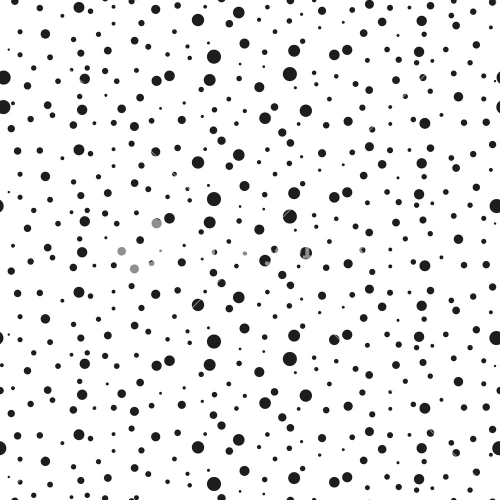
#> input picture dots.jpg, 1000 x 1000 px, given in place of 1.jpg, which was not available (shown at 1/2 size)
$ python get_displacement_block_matching.py
#> lines starting #> are read from the running program, lines starting #| are printed output that depends on the picture; after the words box and inside, x2 and y2 are one past the last pixel; in counts of white or black regions, pixels touching at a corner belong together; long printed decimals are rounded; pictures that were not available may be replaced by others from this repository, and a replacement may not be noted
### python_hierachy_block_matching/block_matching.py
''' Block matching to the neighboring pixels'''

import cv2 as cv
import numpy as np
import pdb
import glob
from skimage.feature import peak_local_max
import matplotlib.pyplot as plt

from hog import hog_match
import sys
sys.path.append("..")

from python_local_maxima_block_matching.remove_outlier import remove_outlier
from python_local_maxima_block_matching.pt_matching import priv_draw_displacement, helper_get_color

## Global variables
path16 = '../images/downsamplePlot/down_by_16/'
files16 = glob.glob(path16+"*.jpg")
files16 = sorted(files16)
path8 = '../images/downsamplePlot/down_by_8/'
files8 = glob.glob(path8+"*.jpg")
files8 = sorted(files8)
path4 = '../images/downsamplePlot/down_by_4/'
files4 = glob.glob(path4+"*.jpg")
files4 = sorted(files4)
path2 = '../images/downsamplePlot/down_by_2/'
files2 = glob.glob(path2+"*.jpg")
files2 = sorted(files2)
ori_path = '../images/original/'
ori_files = glob.glob(ori_path+"*.jpg")
ori_files = sorted(ori_files)


# [255 lines left out: functions block_matching_cv, block_match, find_match, find_match_hierarchy, plot_match, not called in this run]


# [56 lines of commented-out code are left out]

### get_displacement_block_matching.py
import cv2 as cv
from python_hierachy_block_matching.block_matching import block_match
from python_hierachy_block_matching.trace_trajectory import find_match
import pdb
import glob
import matplotlib.pyplot as plt
import numpy as np
from skimage.feature import peak_local_max

################################################################################
## Global variables
################################################################################
# ori_path = 'images/original/'
ori_path = '/Users/zixiliu/my_git_repos/my_howe_lab/Echos/Zeo file/IM_1637_copy_jpg/'
# ori_path = '/Users/zixiliu/my_git_repos/my_howe_lab/Echos/Zeo file/images/'
# ori_path = 'images/simulated/'
# save_img_path = 'images/block_matching/displacement/'
save_img_path = ori_path+'tracking/'

# save_path = 'images/block_matching/'
save_path = save_img_path

# ori_path='validation_simulation/'
# ori_path = '/Users/zixiliu/my_git_repos/2d_speckle_tracking_icebot/images/warped/'
# the_ori_path = '/Users/zixiliu/my_git_repos/2d_speckle_tracking_icebot/images/original/'
the_ori_path = ori_path
# the_ori_path = '/Users/zixiliu/my_git_repos/2d_speckle_tracking_icebot/images/simulated/'
# save_img_path = ori_path + 'displacement/'
# save_path = ori_path

ori_files = glob.glob(ori_path+"*.jpg")
ori_files = sorted(ori_files)
with_warp = False
blur_window_size = 9
border = 20
to_remove_outlier= True
plot_center_pt = False

# [8 lines of commented-out code are left out]
starting_img_num = 1
ending_img_num = 34


dense_track_grid = False

if with_warp:
    warp_x = np.load('python_hierachy_block_matching/warpx.npy')
    warp_y = np.load('python_hierachy_block_matching/warpy.npy')

use_groundtruth = False
if use_groundtruth:

    ice_path = '/Users/zixiliu/my_git_repos/ICE_segmentation/'
    groundtruth_path = '/Users/zixiliu/my_git_repos/ICE_segmentation/groundtruth/'
    endo = np.load(ice_path+'endo_pts.npy') # (nframe, npoints, (x,y))
    epi = np.load(ice_path+'epi_pts.npy') # (nframe, npoints, (x,y))
    nframe, endo_npoints, _ = endo.shape
    _, epi_npoints, _ = epi.shape

    endo_epi = np.zeros((nframe, endo_npoints+epi_npoints, 2))
    endo_epi[:,0:endo_npoints,:] = endo
    endo_epi[:,endo_npoints::,:] = epi
    # endo_epi = endo

    nframe, npoints, _ = endo_epi.shape
    the_ori_files = glob.glob(ice_path+"original/*.jpg")
    the_ori_files = sorted(the_ori_files)
    groundtruth_files = glob.glob(groundtruth_path+"*.jpg")
    groundtruth_files = sorted(groundtruth_files)


################################################################################
## helper functions
################################################################################
''' Calculate the normalized residual by neighbor points' displacement velocity.
    Helper function for outlier removal. '''
def helper_get_normalized_residual(x,y, v_x, v_y, neighbors, velocity):
    if len(neighbors)> 1:
        dxy = []
        vel_x = []
        vel_y = []
        for i,pt in enumerate(neighbors):
            neighbor_x, neighbor_y = pt[0], pt[1]
            dxy=np.sqrt((x-neighbor_x)**2 + (y-neighbor_y)**2)
            vel_x.append(velocity[i][0])
            vel_y.append(velocity[i][1])
        median_d = np.median(np.array(dxy))
        epi = (-median_d+ np.sqrt(median_d**2+0.4))/2
        norm_median_x = np.median(vel_x/(dxy+epi))
        norm_median_y = np.median(vel_y/(dxy+epi))
        r_x = abs(v_x/(median_d + epi) - norm_median_x) / ( np.median(np.abs(vel_x/(dxy+epi) - norm_median_x)) + epi)
        r_y = abs(v_y/(median_d + epi) - norm_median_y) / ( np.median(np.abs(vel_y/(dxy+epi)- norm_median_y)) + epi)
        r = np.sqrt(r_x**2 + r_y**2)
    else:
        return 0
    return r

'''Given (x, y), find match in previous frame.'''
def helper_find_match_gaussian_blur(prev_gray, next_gray, x, y, half_template_size, half_source_size, method):
    global blur_window_size
    ## Gaussian Blur
    prev_gaussian = cv.GaussianBlur(prev_gray,(blur_window_size,blur_window_size),0)
    next_gaussian = cv.GaussianBlur(next_gray,(blur_window_size,blur_window_size),0)
    ## Define template by boundary points
    template_yy_ul, template_yy_lr = max(0,y-half_template_size), min(prev_gray.shape[0],y+half_template_size+1)
    template_xx_ul, template_xx_lr = max(0,x-half_template_size), min(prev_gray.shape[1],x+half_template_size+1)
    template = prev_gaussian[template_yy_ul:template_yy_lr, template_xx_ul:template_xx_lr]
    ## define source around the previous match
    yy_ul, yy_lr = y-half_source_size, y+half_source_size+1
    xx_ul, xx_lr =  x-half_source_size, x+half_source_size+1
    if yy_ul < 0:
        yy_ul = 0
    if xx_ul < 0:
        xx_ul = 0
    if yy_lr > prev_gray.shape[0]-1:
        yy_lr = prev_gray.shape[0]-1
    if xx_lr > prev_gray.shape[1]-1:
        xx_lr = prev_gray.shape[1]-1
    source = next_gaussian[yy_ul:yy_lr, xx_ul:xx_lr]
    ## Block match
    (next_match_x, next_match_y) = block_match(source, template, method, half_template_size, \
                                    yy_ul, yy_lr, xx_ul, xx_lr, x,y,\
                                    template_yy_ul, template_yy_lr, template_xx_ul, template_xx_lr)
    if next_match_x == -1:
        (next_match_x, next_match_y) = x, y
    if next_match_x == np.Inf:
        # print("no match!")
        return np.Inf, np.Inf
    return next_match_x, next_match_y

''' Define the points to track by pixels with high intensity in the downsampled initial frame.
    NOTE: contains magic numbers that encodes the downsample ratio that must be changed accordingly.'''
def helper_get_tracking_points(f):
    global with_warp, border

    # [74 lines of commented-out code are left out]
    ice_path = '/Users/zixiliu/my_git_repos/ICE_segmentation/'
    # [6 lines of commented-out code are left out]
    coordinates = [[334, 279], [357, 393], [408, 473], [498, 493], [547, 414], [546, 310], [517, 201]]

    neighbors = {}

    # coordinates = []
    # coordinates.append([70, 90])
    # neighbors = {}
    print("Finished getting coordinates.")
    # pdb.set_trace()
    return coordinates, neighbors

################################################################################
## Global functions
################################################################################
def gaussian_blur_bm(make_plots = False, half_template_size = 16, half_source_size = 23):
#> called with make_plots = True, half_template_size = 30, half_source_size = 38
    global with_warp, blur_window_size, border
    xys, neighbors = helper_get_tracking_points(ori_path + str(starting_img_num) + '.jpg')
    method = cv.TM_CCORR_NORMED#cv.TM_CCOEFF_NORMED #cv.TM_CCORR_NORMED

    num_pts = len(xys)
    for i, xy in enumerate(xys):
        x, y = xy[0], xy[1]
        # x, y = x*640/1200, y*640/1200
        xys[i] = [x, y]

    num_frames = ending_img_num - starting_img_num + 1
    xy_list = np.zeros((len(xys), num_frames, 2))
    xy_list[:,0,:] = xys
    center_pt = np.zeros((num_frames, 2))
    # pdb.set_trace()

    for ii, i in enumerate(range(starting_img_num,ending_img_num)):
        # [4 lines of commented-out code are left out]
        f1 = str(i)+'.jpg'
        f2 = str(i+1)+'.jpg'
        print('----\n'+f2)


        ori_file = ori_path + f2
        ori_prev = the_ori_path + f1

        prev_img = cv.imread(ori_prev)
#> prev_img is the input picture: shape (1000, 1000, 3); mean B, G, R 236.7, 236.8, 236.8
        prev_gray = cv.cvtColor(prev_img,cv.COLOR_BGR2GRAY)
        next_img = cv.imread(ori_file)
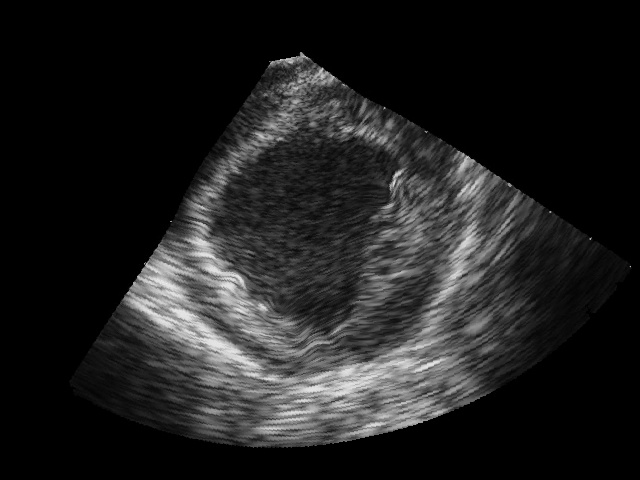
#> input picture images/warped/4067.jpg, 640 x 480 px, given in place of 2.jpg, which was not available
#> next_img is the input picture: shape (480, 640, 3); min 0, max 239, mean 32.1
        next_gray = cv.cvtColor(next_img,cv.COLOR_BGR2GRAY)

        if with_warp:
            prev_gray = cv.remap(prev_gray, warp_x, warp_y, cv.INTER_LINEAR)
            next_gray = cv.remap(next_gray, warp_x, warp_y, cv.INTER_LINEAR)

            prev_gray = cv.copyMakeBorder(prev_gray, border, border, border, border, cv.BORDER_CONSTANT)
            prev_img = cv.cvtColor(prev_gray,cv.COLOR_GRAY2RGB)

            next_gray = cv.copyMakeBorder(next_gray, border, border, border, border, cv.BORDER_CONSTANT)
            next_img = cv.cvtColor(next_gray,cv.COLOR_GRAY2RGB)

        if (with_warp==True) & (make_plots==True):
            plt.figure(figsize=(21, 12))
            plt.subplot(131)
            plt.imshow(next_img)
            plt.subplot(132)
            next_gaussian = cv.GaussianBlur(next_gray,(blur_window_size,blur_window_size),0)
            plt.imshow(next_gaussian, cmap='gray')
        elif make_plots:
            plt.figure(figsize=(15,15))

        ## Find match
        for j in range(num_pts):
            if dense_track_grid:
                x, y = int(xy_list[j, 0, 0]), int(xy_list[j, 0, 1])
            else:
                x, y = int(xy_list[j, ii, 0]), int(xy_list[j, ii, 1])
                # x, y = int(xy_list[j, 0, 0]), int(xy_list[j, 0, 1])
            # x, y = int(endo[ii,j,0]), int(endo[ii,j,1])
            # pdb.set_trace()
            next_match_x, next_match_y = helper_find_match_gaussian_blur(prev_gray, next_gray, x, y, half_template_size, half_source_size, method)

            if next_match_x == np.Inf:
                # print("TODO: handle no match cases")
                next_match_x, next_match_y = x, y

            # x, y = next_match_x, next_match_y
            # xy_list[j,ii+1,:] = [x, y]
            xy_list[j,ii+1,:] = [next_match_x, next_match_y]
#> this loop made 7 passes
#> (y, x) on passes 1 to 2: (2, 1), (12, 16)
#| 0.1131
#| 0.8909
#| 0.8891
#> pass 1, in helper_find_match_gaussian_blur, `prev_gaussian = cv.GaussianBlur(prev_gray,(blur_window_size,blur_windo..`:
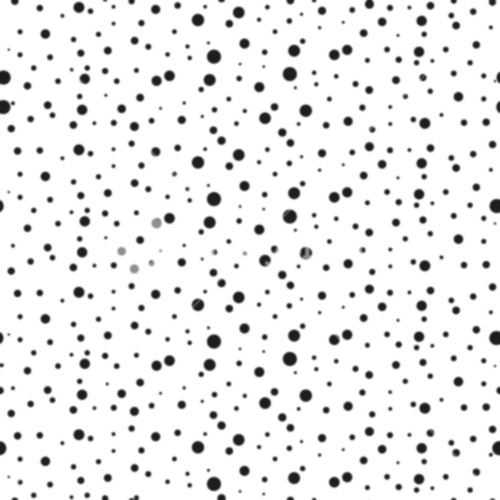
#> prev_gaussian: shape (1000, 1000) (shown at 1/2 size); min 29, max 255, mean 236.8
#> pass 1, in helper_find_match_gaussian_blur, `template = prev_gaussian[template_yy_ul:template_yy_lr, template_xx_ul..`:
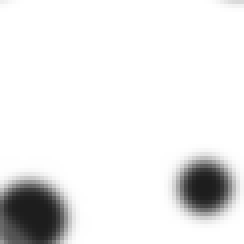
#> template: shape (61, 61) (shown 4 times larger); min 29, max 255, mean 233.9
#> pass 1, in helper_find_match_gaussian_blur, `source = next_gaussian[yy_ul:yy_lr, xx_ul:xx_lr]`:
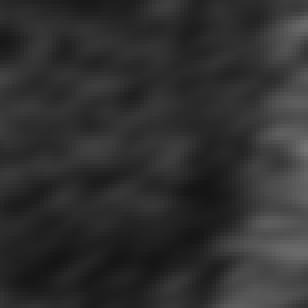
#> source: shape (77, 77) (shown 4 times larger); min 21, max 115, mean 47.5


        ## Warpped example
        if use_groundtruth:
            groundtruth_img = cv.imread(groundtruth_files[ii+1])
        # groundtruth_img2 = groundtruth_img.copy()
        ## END warpped example

        if ii == 0:
            for j in range(num_pts):
                x, y = xy_list[j,0,0], xy_list[j,0,1]
                cv.circle(prev_img, (int(x), int(y)), 4, (255, 0, 0))
#> this loop made 7 passes
#> (x, y) on passes 1 to 7: (334, 279), (357, 393), (408, 473), (498, 493), (547, 414), (546, 310), (517, 201)
#> prev_img: shape (1000, 1000, 3); 0.01% of pixels changed, all inside (x1, y1, x2, y2) = (330, 197, 552, 498)
            plt.imsave(save_img_path+f1, prev_img)

        for j in range(num_pts):
            ## Smooth outlier
            outlier = False
            x, y = xy_list[j,ii+1,0], xy_list[j,ii+1,1]
            if to_remove_outlier:
                v_x, v_y = (xy_list[j,ii+1,0]-xy_list[j,ii,0])/40., \
                            (xy_list[j,ii+1,1]-xy_list[j,ii,1])/40.
                try:
                    neighbor_idxs = neighbors[j]
                    if len(neighbor_idxs) > 0:

                        neighbor_xys = []
                        neighbor_vel = []
                        for idx in neighbor_idxs:
                            neighbor_xys.append(xy_list[idx,ii+1,:])
                            neighbor_vel.append((xy_list[idx,ii+1,:] - xy_list[idx,ii,:])/40.)
                        # if (ii == 3) & (xy_list[j,ii+1,0] > 30) & (xy_list[j,ii+1,1] > 30):
                        #     pdb.set_trace()

                        r = helper_get_normalized_residual(x,y, v_x, v_y, neighbor_xys, neighbor_vel)
                        if r > 1.5: # outlier!
                            if make_plots:
                                cv.circle(next_img, (int(x), int(y)), 3, (0, 255, 255))

                            vxy = np.array(neighbor_vel).mean(axis=0)
                            xy_list[j,ii+1,:] = vxy*40. + xy_list[j,ii,:]
                            x, y = xy_list[j,ii+1,0], xy_list[j,ii+1,1]
                            # x, y = xy[0], xy[1]
                            # xy_list[j,ii+1,:] = [x, y]
                            # print('outlier!')
                            # print(j, [x,y])

                            outlier=True
                except KeyError:
                    pass
            # # Plot
            # first_x, first_y = xy_list[j, 0, 0], xy_list[j, 0, 1]
            # cv.circle(next_img, (int(first_x), int(first_y)), 3, (0, 255, 0))
            if make_plots:
                # prev_x, prev_y = int(endo_epi[ii,j,0]), int(endo_epi[ii,j,1]) #
                if dense_track_grid:
                    prev_x, prev_y = int(xy_list[j, 0, 0]), int(xy_list[j, 0, 1])
                    # print([x,y])
                else:
                    prev_x, prev_y = int(xy_list[j, ii, 0]), int(xy_list[j, ii, 1])
                    # prev_x, prev_y = int(xy_list[j, 0, 0]), int(xy_list[j, 0, 1])

                cv.circle(prev_img, (int(prev_x), int(prev_y)), 3, (0, 255, 0))
                try:
                    cv.arrowedLine(next_img, (int(prev_x), int(prev_y)), (int(x), int(y)), (255,255,0), 1, tipLength=0.3)
                except:
                    print(x, y)
                    pdb.set_trace()
                if use_groundtruth:
                    cv.arrowedLine(groundtruth_img, (int(prev_x), int(prev_y)), (int(x), int(y)), (255,0,0), 2, tipLength=0.3)
                    cv.circle(groundtruth_img, (int(endo_epi[ii+1,j,0]), int(endo_epi[ii+1,j,1])), 1, (0, 255, 0))
                    cv.arrowedLine(next_img, (int(endo_epi[ii,j,0]), int(endo_epi[ii,j,1])), (int(endo_epi[ii+1,j,0]), int(endo_epi[ii+1,j,1])), (0,255,0), 2, tipLength=0.3)
                    # cv.arrowedLine(groundtruth_img, (int(endo_epi[ii,j,0]), int(endo_epi[ii,j,1])), (int(endo_epi[ii+1,j,0]), int(endo_epi[ii+1,j,1])), (0,255,0), 1, tipLength=0.3)

                if outlier==True:
                    cv.circle(next_img, (int(x), int(y)), 2, (0, 255, 0))
                    cv.arrowedLine(next_img, (int(prev_x), int(prev_y)), (int(x), int(y)), (0,255,0), 1, tipLength=0.3)
                else:
                    cv.circle(next_img, (int(x), int(y)), 4, (255, 0, 0))
                    # cv.circle(next_img, (prev_x, prev_y), 3, (255, 0, 0))
                    # if (abs(x-prev_x) != 0) or (abs(y-prev_y) != 0):
                    #     cv.circle(next_img, (int(x), int(y)), 3, (0, 255, 0))
                    if use_groundtruth:
                        cv.circle(groundtruth_img, (int(x), int(y)), 3, (255, 255, 0))
#> this loop made 7 passes
#> (v_x, v_y, prev_x, prev_y) on passes 1 to 7: (-0.175, -0.15, 334, 279), (0.2, 0.1, 357, 393), (0, 0, 408, 473), (0, 0, 498, 493), (0, 0, 547, 414), (0, 0, 546, 310), (0, 0, 517, 201)
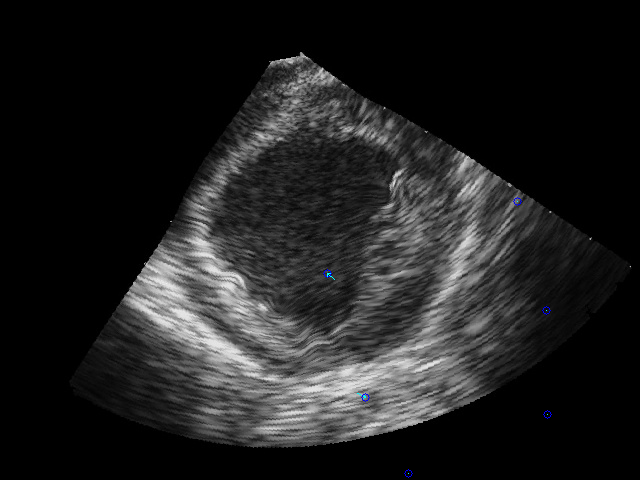
#> next_img: shape (480, 640, 3); 0.05% of pixels changed, all inside (x1, y1, x2, y2) = (323, 197, 552, 478)
#> prev_img: shape (1000, 1000, 3); mean B, G, R 236.6, 236.8, 236.8

        if plot_center_pt:
            center_pt[ii, :] = [next_img.shape[0]/2+14, next_img.shape[1]/2-14]
            cv.circle(next_img, (next_img.shape[0]/2+14, next_img.shape[1]/2-14), 4, (0, 255, 0))

        # [25 lines of commented-out code are left out]

        if make_plots:
            if with_warp:
                plt.subplot(133)
            # cv.rectangle(next_img, (0,0), (3,10), (0,255,0),1)

            # for temp in range(int(xy_list.shape[0]/2)):
            #     cv.line(next_img, (int(xy_list[temp,ii,0]), int(xy_list[temp,ii,1])), (int(xy_list[-1*temp-1,ii,0]), int(xy_list[-1*temp-1,ii,1])), (255,0,0))

            mid_pt = (int((xy_list[0,ii,0] + xy_list[-1,ii,0])/2), int((xy_list[0,ii,1] + xy_list[-1,ii,1])/2))
#> mid_pt = (425, 240)
            # cv.line(next_img, mid_pt, (int(xy_list[4,ii,0]), int(xy_list[4,ii,1])), (255,0,0))
            cv.line(next_img, mid_pt, (int(xy_list[3,ii+1,0]), int(xy_list[3,ii+1,1])), (255,0,0))
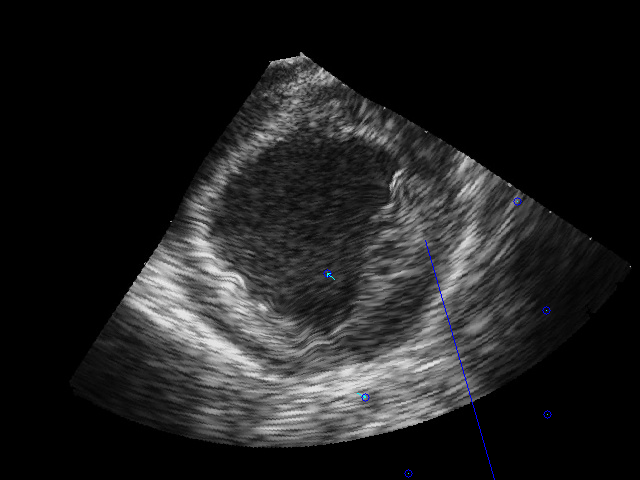
#> next_img: shape (480, 640, 3); 0.08% of pixels changed, all inside (x1, y1, x2, y2) = (425, 240, 495, 480)
            plt.imshow(next_img)

            plt.tight_layout()
            # plt.savefig(save_img_path+f2)
            plt.imsave(save_img_path+f2, next_img)
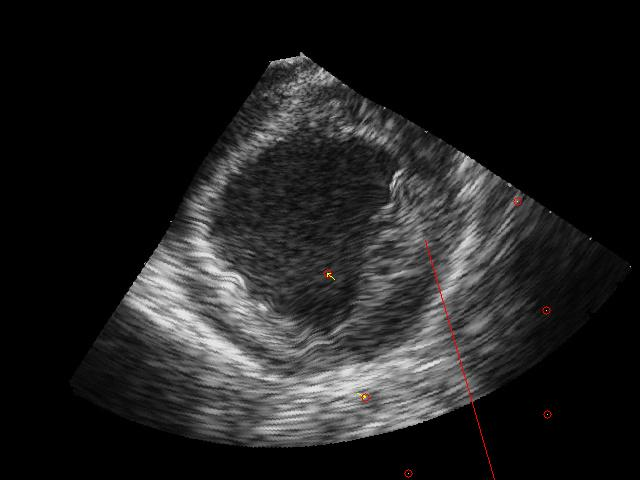
#> saved as 2.jpg: shape (480, 640, 3); mean R, G, B 32.4, 32.1, 32.1
            ## warp example

            if use_groundtruth:
                plt.figure(figsize=(25,16))
                # [9 lines of commented-out code are left out]
                plt.imshow(groundtruth_img)
                plt.title('Yellow: Currently Tracked; Green: Ground Truth')
                # plt.title('How block matching results would look on the original(not warpped) image')

                plt.tight_layout()
                plt.savefig(save_img_path+f2)
            # pdb.set_trace()
            plt.close()


    if make_plots:
        print("compare first and last of cycle")
    f1 = str(starting_img_num) + '.jpg'
    f2 = str(ending_img_num) + '.jpg'
    if make_plots:
        ori_prev = ori_path + f1
        ori_file = ori_path + f2
        print(ori_prev)
        print(ori_file)

    prev_img = cv.imread(ori_prev)
    prev_gray = cv.cvtColor(prev_img,cv.COLOR_BGR2GRAY)
    next_img = cv.imread(ori_file)
    next_gray = cv.cvtColor(next_img,cv.COLOR_BGR2GRAY)
    if with_warp:
        prev_gray = cv.remap(prev_gray, warp_x, warp_y, cv.INTER_LINEAR)
        next_gray = cv.remap(next_gray, warp_x, warp_y, cv.INTER_LINEAR)

        prev_gray = cv.copyMakeBorder(prev_gray, border, border, border, border, cv.BORDER_CONSTANT)
        prev_img = cv.cvtColor(prev_gray,cv.COLOR_GRAY2RGB)

        next_gray = cv.copyMakeBorder(next_gray, border, border, border, border, cv.BORDER_CONSTANT)
        next_img = cv.cvtColor(next_gray,cv.COLOR_GRAY2RGB)

    # plt.figure(figsize=(14,12))
    plt.figure()
    # plt.subplot(121)
    # plt.imshow(next_img)


    distances = []

    for j in range(num_pts):

        x, y = int(xy_list[j, 0, 0]), int(xy_list[j, 0, 1])
        next_match_x, next_match_y = helper_find_match_gaussian_blur(prev_gray, next_gray, x, y, half_template_size, half_source_size, method)

        if next_match_x != np.Inf:

            if make_plots:
                # cv.arrowedLine(next_img, (x, y), \
                            # (int(next_match_x), int(next_match_y)), (255,255,0), 1, tipLength=0.3)

                # cv.circle(next_img, (int(next_match_x), int(next_match_y)), 1, (255, 255, 0))
                cv.circle(next_img, (x, y), 3, (255, 255, 0))
                cv.circle(next_img, (int(xy_list[j, ii, 0]), int(xy_list[j, ii, 1])), 3, (255, 0, 0))
                cv.arrowedLine(next_img, (x,y), (int(xy_list[j, ii, 0]), int(xy_list[j, ii, 1])), (0,255,0), 1, tipLength=0.3)
                # [5 lines of commented-out code are left out]

            distances.append(np.sqrt((int(xy_list[j, ii, 0])- next_match_x)**2 + \
                                (int(xy_list[j, ii, 1])-next_match_y)**2))


    if make_plots:
        # [4 lines of commented-out code are left out]
        plt.imsave(save_img_path+str(starting_img_num)+'_'+str(ending_img_num)+'.jpg', next_img)
    distances = np.array(distances)
    file  = open(save_path + 'error.txt', 'a')
    file.write('Distances between tracked location and direct step location in pixel:\n')
    file.write('half template size: %.1f, half source size: %.1f\n' % (half_template_size, half_source_size))
    file.write('Mean: %.4f\n' % distances.mean())
    file.write('Min: %.4f\n' % distances.min())
    file.write('Max: %.4f\n' % distances.max())
    file.write('Standard Deviation: %.4f\n' % distances.std())


    np.save(save_path + 'tracked_pts.npy', xy_list)
    np.save(save_path + 'neighbors.npy', neighbors)
    np.save(save_path + 'center_pt.npy', center_pt)


    return distances.mean(), distances.std()

if __name__ == "__main__":
    half_template_size = 30
    half_source_size = 38

    ## Validation simulation
    # half_template_size = 20
    # half_source_size = 68
#> (the run stopped early here; a loop or call above may not have finished)
